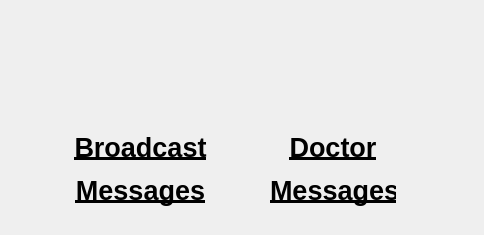
<?xml version="1.0" encoding="UTF-8"?>
<ui version="4.0">
 <class>noticeDialog</class>
 <widget class="QDialog" name="noticeDialog">
  <property name="geometry">
   <rect>
    <x>0</x>
    <y>0</y>
    <width>484</width>
    <height>235</height>
   </rect>
  </property>
  <property name="windowTitle">
   <string>Messages</string>
  </property>
  <widget class="QPushButton" name="broadcastMessages">
   <property name="geometry">
    <rect>
     <x>80</x>
     <y>10</y>
     <width>120</width>
     <height>120</height>
    </rect>
   </property>
   <property name="maximumSize">
    <size>
     <width>120</width>
     <height>120</height>
    </size>
   </property>
   <property name="styleSheet">
    <string notr="true">border:none;</string>
   </property>
   <property name="text">
    <string/>
   </property>
   <property name="icon">
    <iconset>
     <normaloff>../../../Images/add_event.png</normaloff>../../../Images/add_event.png</iconset>
   </property>
   <property name="iconSize">
    <size>
     <width>100</width>
     <height>100</height>
    </size>
   </property>
  </widget>
  <widget class="QPushButton" name="doctorMessage">
   <property name="geometry">
    <rect>
     <x>270</x>
     <y>10</y>
     <width>120</width>
     <height>120</height>
    </rect>
   </property>
   <property name="sizePolicy">
    <sizepolicy hsizetype="Fixed" vsizetype="Fixed">
     <horstretch>0</horstretch>
     <verstretch>0</verstretch>
    </sizepolicy>
   </property>
   <property name="maximumSize">
    <size>
     <width>120</width>
     <height>120</height>
    </size>
   </property>
   <property name="styleSheet">
    <string notr="true">border:none;</string>
   </property>
   <property name="text">
    <string/>
   </property>
   <property name="icon">
    <iconset>
     <normaloff>../../../Images/search_hospital.png</normaloff>../../../Images/search_hospital.png</iconset>
   </property>
   <property name="iconSize">
    <size>
     <width>100</width>
     <height>100</height>
    </size>
   </property>
  </widget>
  <widget class="QLabel" name="broadcastMessageLabel">
   <property name="geometry">
    <rect>
     <x>60</x>
     <y>130</y>
     <width>161</width>
     <height>78</height>
    </rect>
   </property>
   <property name="sizePolicy">
    <sizepolicy hsizetype="Fixed" vsizetype="Fixed">
     <horstretch>0</horstretch>
     <verstretch>0</verstretch>
    </sizepolicy>
   </property>
   <property name="text">
    <string>&lt;html&gt;&lt;head/&gt;&lt;body&gt;&lt;p align=&quot;center&quot;&gt;&lt;span style=&quot; font-size:20pt; font-weight:600; text-decoration: underline;&quot;&gt;Broadcast&lt;/span&gt;&lt;/p&gt;&lt;p align=&quot;center&quot;&gt;&lt;span style=&quot; font-size:20pt; font-weight:600; text-decoration: underline;&quot;&gt;Messages&lt;/span&gt;&lt;/p&gt;&lt;/body&gt;&lt;/html&gt;</string>
   </property>
  </widget>
  <widget class="QLabel" name="doctorMessagesLabel">
   <property name="geometry">
    <rect>
     <x>270</x>
     <y>130</y>
     <width>126</width>
     <height>78</height>
    </rect>
   </property>
   <property name="sizePolicy">
    <sizepolicy hsizetype="Fixed" vsizetype="Fixed">
     <horstretch>0</horstretch>
     <verstretch>0</verstretch>
    </sizepolicy>
   </property>
   <property name="text">
    <string>&lt;html&gt;&lt;head/&gt;&lt;body&gt;&lt;p align=&quot;center&quot;&gt;&lt;span style=&quot; font-size:20pt; font-weight:600; text-decoration: underline;&quot;&gt;Doctor&lt;/span&gt;&lt;/p&gt;&lt;p align=&quot;center&quot;&gt;&lt;span style=&quot; font-size:20pt; font-weight:600; text-decoration: underline;&quot;&gt;Messages&lt;/span&gt;&lt;/p&gt;&lt;/body&gt;&lt;/html&gt;</string>
   </property>
  </widget>
 </widget>
 <resources/>
 <connections/>
</ui>
